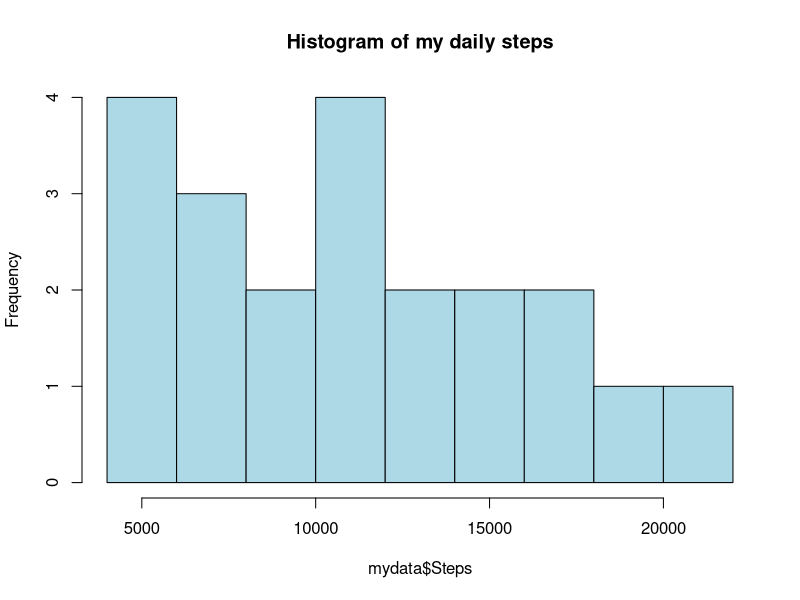
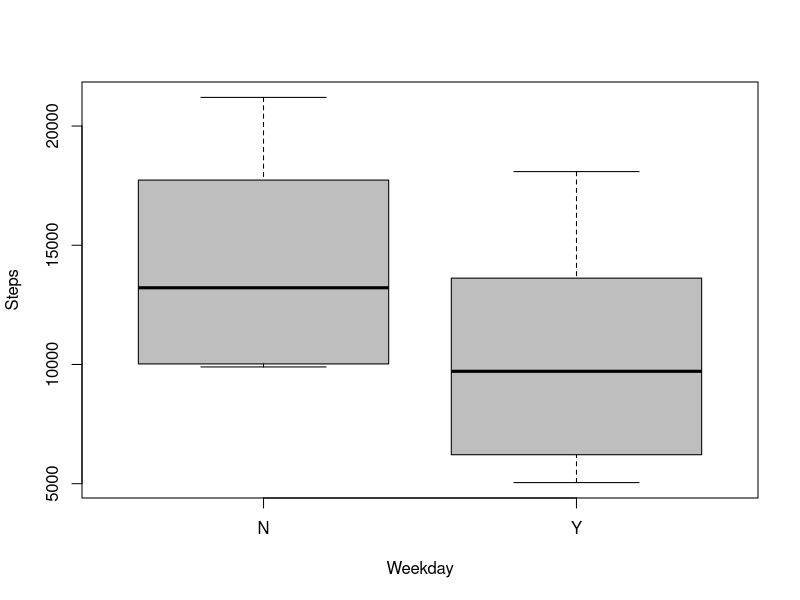
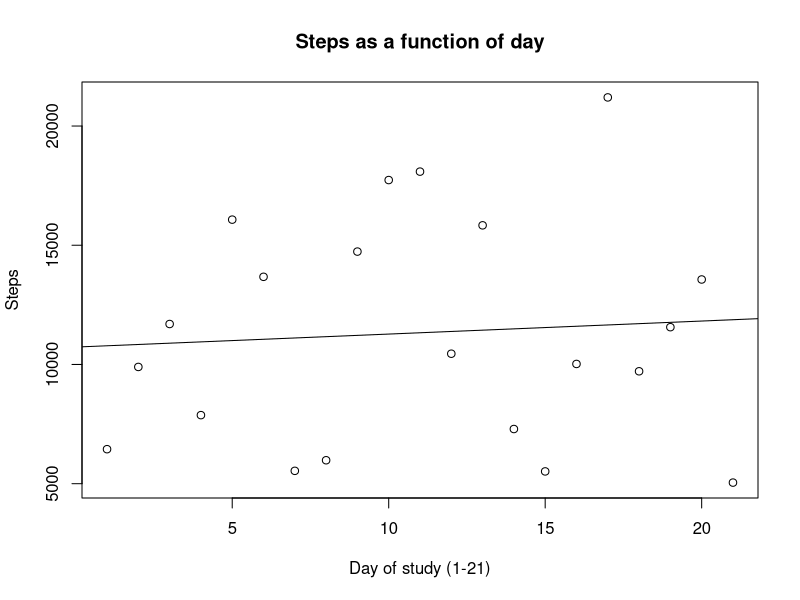
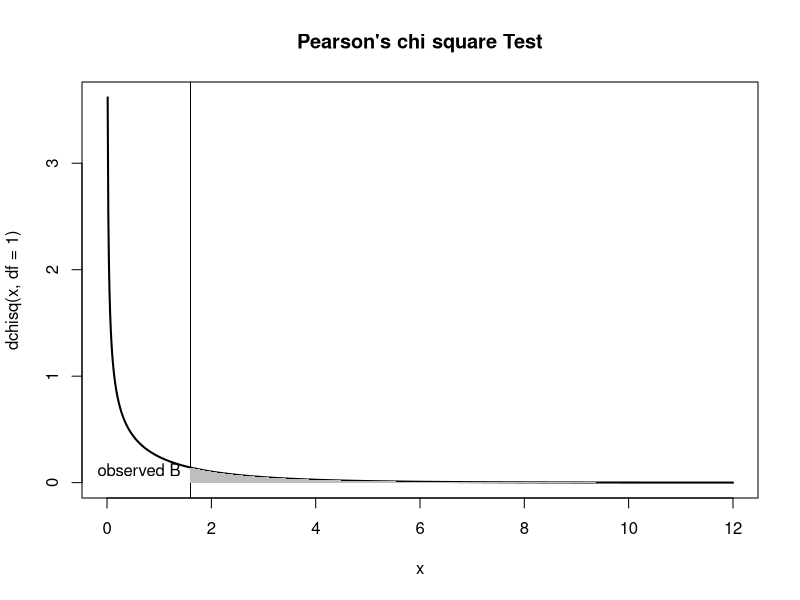

Write the R code that produced these figures, in order.
## ---- chunk 1
knitr::opts_chunk$set(echo = TRUE)
## ---- chunk 2
mydata <- read.table("Smartwatch_Steps.txt", header=TRUE, sep='\t') #dataload
## ---- chunk 3
head(mydata)
## ---- chunk 4
summary(mydata$Steps)
## ---- chunk 5
hist(mydata$Steps, col="lightblue", main= "Histogram of my daily steps")
## ---- chunk 6
boxplot(Steps ~ Weekday, data = mydata, col="grey")
## ---- chunk 7
steps_breakfast <- mydata$Steps[mydata$Breakfast == "Y"]
steps_no_breakfast <- mydata$Steps[mydata$Breakfast == "N"]
## ---- chunk 8
mean(steps_breakfast)
## ---- chunk 9
mean(steps_no_breakfast)
## ---- chunk 10
mean(steps_breakfast) - mean(steps_no_breakfast)
## ---- chunk 11
t.test(steps_breakfast, steps_no_breakfast, alternative = "greater")
## ---- chunk 12
plot(Steps ~ Date, data = mydata,
     main = "Steps as a function of day",
     xlab = "Day of study (1-21)",
     ylab = "Steps")

abline(lm(Steps ~ Date, data = mydata)) ##regression line
## ---- chunk 13
model <- lm(Steps ~ Date, data = mydata)
summary(model)
## ---- chunk 14
mytab <- matrix (c(3,6,
                   12,0), 2,2, byrow = TRUE) ##define matrix

dimnames(mytab) <- list(
  Breakfast = c("No", "Yes"),
  WFH =c("No", "Yes")
)

mytab  ##display
## ---- chunk 15
fisher.test(mytab)
## ---- chunk 16
observed <- c(BreakfastYesWEND=3, BrekfastYesWDAY=7)
expected <- c(BreakfastYesWEND=5, BreakfastYesWDAY=5)

observed
## ---- chunk 17
expected
## ---- chunk 18
B <- sum((observed-expected)^2/expected)
B
## ---- chunk 19
x <- seq(from=0, to=12, len=1000)
plot(x,dchisq(x,df=1), type='l', lwd=2, main="Pearson's chi square Test") #setup axes
B <- 1.6 ##value of Badness from above
abline(v=B) ##vertical line
jj <- seq(from=B, to=12, len=100) ##temporary variable 
polygon(c(jj,rev(jj)),c(jj*0,dchisq(rev(jj),df=1)),col='gray',border=NA) #shade pvalue 
text(1.6,0.1,"observed B", pos=2)
## ---- chunk 20
pchisq(1.6,df=1,lower.tail = FALSE)
